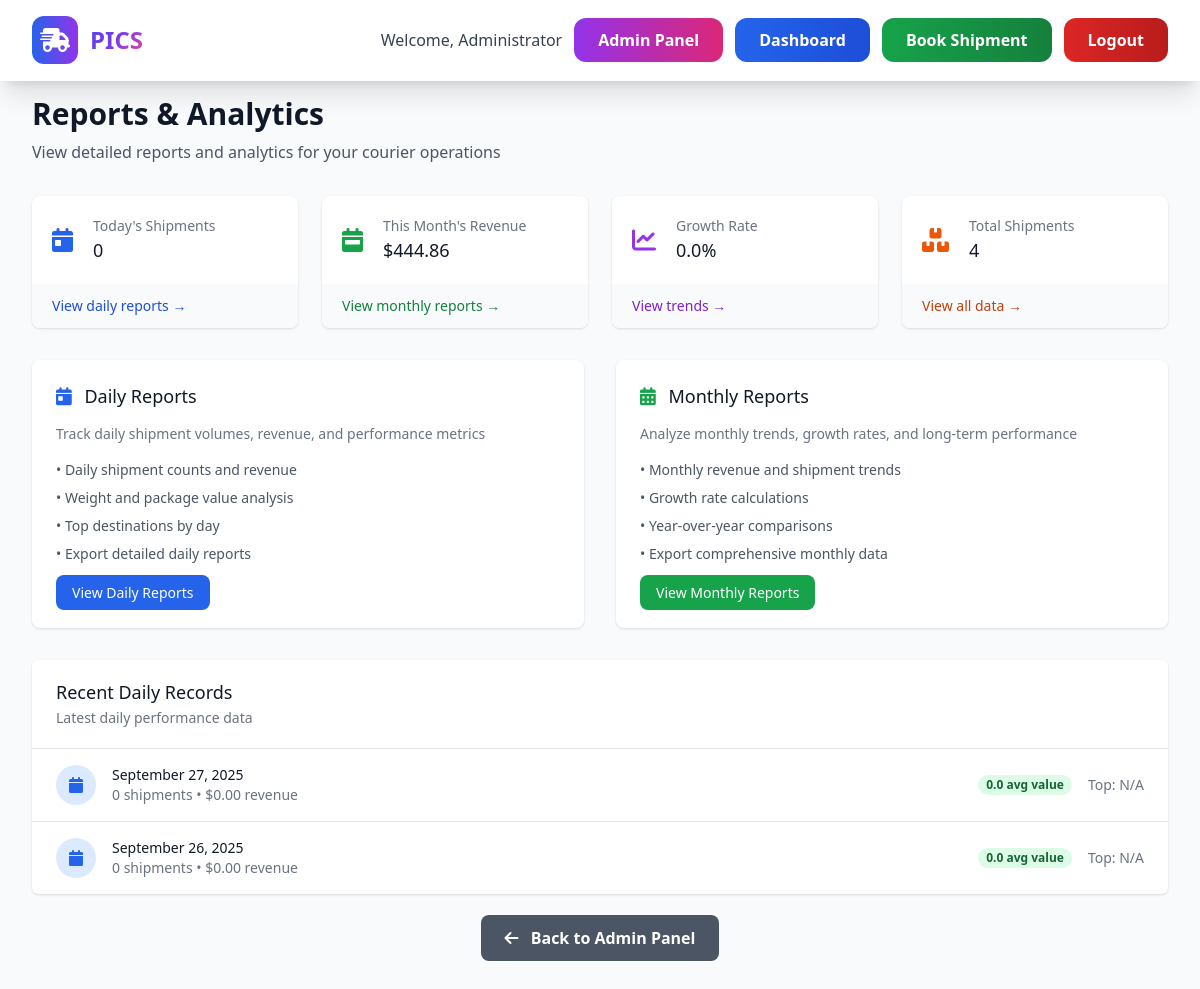
Screenshot of /admin/reports (signed in) with the database file from the repository.
### main.py (models this page shows, shortened)
class Client(UserMixin, db.Model):
    id = db.Column(db.Integer, primary_key=True)
    name = db.Column(db.String(100), nullable=False)
    email = db.Column(db.String(100), unique=True, nullable=False)
    password_hash = db.Column(db.String(128), nullable=False)
    phone = db.Column(db.String(20), nullable=False)
    cnic = db.Column(db.String(20), unique=True, nullable=False)
    address = db.Column(db.Text, nullable=False)
    postal_code = db.Column(db.String(20), nullable=False)
    is_admin = db.Column(db.Boolean, default=False)
    created_at = db.Column(db.DateTime, default=datetime.utcnow)

class DailyRecord(db.Model):
    id = db.Column(db.Integer, primary_key=True)
    date = db.Column(db.Date, nullable=False, unique=True)
    total_shipments = db.Column(db.Integer, default=0)
    total_revenue = db.Column(db.Float, default=0)
    total_weight = db.Column(db.Float, default=0)
    avg_package_value = db.Column(db.Float, default=0)
    top_destination = db.Column(db.String(100))
    created_at = db.Column(db.DateTime, default=datetime.utcnow)

### main.py (the view)
@app.route('/admin/reports')
@login_required
def reports():
    if not current_user.is_admin:
        flash('Access denied. Admin privileges required.', 'error')
        return redirect(url_for('dashboard'))
    today = datetime.now().date()
    current_month = datetime.now().month
    current_year = datetime.now().year
    todays_shipments = Shipment.query.filter(
        db.func.date(Shipment.created_at) == today
    ).count()
    monthly_revenue = db.session.query(db.func.sum(Shipment.final_price)).filter(
        db.func.extract('month', Shipment.created_at) == current_month,
        db.func.extract('year', Shipment.created_at) == current_year
    ).scalar() or 0
    total_shipments = Shipment.query.count()
    prev_month = current_month - 1 if current_month > 1 else 12
    prev_year = current_year if current_month > 1 else current_year - 1
    current_month_revenue = db.session.query(db.func.sum(Shipment.final_price)).filter(
        db.func.extract('month', Shipment.created_at) == current_month,
        db.func.extract('year', Shipment.created_at) == current_year
    ).scalar() or 0
    prev_month_revenue = db.session.query(db.func.sum(Shipment.final_price)).filter(
        db.func.extract('month', Shipment.created_at) == prev_month,
        db.func.extract('year', Shipment.created_at) == prev_year
    ).scalar() or 0
    growth_rate = ((current_month_revenue - prev_month_revenue) / prev_month_revenue * 100) if prev_month_revenue > 0 else 0
    recent_records = DailyRecord.query.order_by(DailyRecord.date.desc()).limit(5).all()
    return render_template('reports.html',
                         todays_shipments=todays_shipments,
                         monthly_revenue=monthly_revenue,
                         total_shipments=total_shipments,
                         growth_rate=growth_rate,
                         recent_records=recent_records)

### templates/reports.html (shortened to what this page needs)
{% extends 'base.html' %}
{% block content %}
<div class="min-h-screen py-8">
    <div class="max-w-7xl mx-auto px-4 sm:px-6 lg:px-8">
        <div class="mb-8">
            <h1 class="text-3xl font-bold text-gray-900">Reports & Analytics</h1>
            <p class="mt-2 text-gray-600">View detailed reports and analytics for your courier operations</p>
        </div>
        <div class="grid grid-cols-1 md:grid-cols-4 gap-6 mb-8">
            <div class="bg-white overflow-hidden shadow rounded-lg">
                <div class="p-5">
                    <div class="flex items-center">
                        <div class="flex-shrink-0">
                            <i class="fas fa-calendar-day text-2xl text-blue-600"></i>
                        </div>
                        <div class="ml-5 w-0 flex-1">
                            <dl>
                                <dt class="text-sm font-medium text-gray-500 truncate">
                                    Today's Shipments
                                </dt>
                                <dd class="text-lg font-medium text-gray-900">
                                    {{ todays_shipments or 0 }}
                                </dd>
                            </dl>
                        </div>
                    </div>
                </div>
                <div class="bg-gray-50 px-5 py-3">
                    <div class="text-sm">
                        <a href="{{ url_for('daily_reports') }}" class="font-medium text-blue-700 hover:text-blue-900">
                            View daily reports →
                        </a>
                    </div>
                </div>
            </div>
            <div class="bg-white overflow-hidden shadow rounded-lg">
                <div class="p-5">
                    <div class="flex items-center">
                        <div class="flex-shrink-0">
                            <i class="fas fa-calendar-week text-2xl text-green-600"></i>
                        </div>
                        <div class="ml-5 w-0 flex-1">
                            <dl>
                                <dt class="text-sm font-medium text-gray-500 truncate">
                                    This Month's Revenue
                                </dt>
                                <dd class="text-lg font-medium text-gray-900">
                                    ${{ "%.2f"|format(monthly_revenue or 0) }}
                                </dd>
                            </dl>
                        </div>
                    </div>
                </div>
                <div class="bg-gray-50 px-5 py-3">
                    <div class="text-sm">
                        <a href="{{ url_for('monthly_reports') }}" class="font-medium text-green-700 hover:text-green-900">
                            View monthly reports →
                        </a>
                    </div>
                </div>
            </div>
            <div class="bg-white overflow-hidden shadow rounded-lg">
                <div class="p-5">
                    <div class="flex items-center">
                        <div class="flex-shrink-0">
                            <i class="fas fa-chart-line text-2xl text-purple-600"></i>
                        </div>
                        <div class="ml-5 w-0 flex-1">
                            <dl>
                                <dt class="text-sm font-medium text-gray-500 truncate">
                                    Growth Rate
                                </dt>
                                <dd class="text-lg font-medium text-gray-900">
                                    {{ "%.1f"|format(growth_rate or 0) }}%
                                </dd>
                            </dl>
                        </div>
                    </div>
                </div>
                <div class="bg-gray-50 px-5 py-3">
                    <div class="text-sm">
                        <a href="{{ url_for('monthly_reports') }}" class="font-medium text-purple-700 hover:text-purple-900">
                            View trends →
                        </a>
                    </div>
                </div>
            </div>
            <div class="bg-white overflow-hidden shadow rounded-lg">
                <div class="p-5">
                    <div class="flex items-center">
                        <div class="flex-shrink-0">
                            <i class="fas fa-boxes text-2xl text-orange-600"></i>
                        </div>
                        <div class="ml-5 w-0 flex-1">
                            <dl>
                                <dt class="text-sm font-medium text-gray-500 truncate">
                                    Total Shipments
                                </dt>
                                <dd class="text-lg font-medium text-gray-900">
                                    {{ total_shipments or 0 }}
                                </dd>
                            </dl>
                        </div>
                    </div>
                </div>
                <div class="bg-gray-50 px-5 py-3">
                    <div class="text-sm">
                        <a href="{{ url_for('daily_reports') }}" class="font-medium text-orange-700 hover:text-orange-900">
                            View all data →
                        </a>
                    </div>
                </div>
            </div>
        </div>
        <div class="grid grid-cols-1 md:grid-cols-2 gap-8">
            <div class="bg-white shadow rounded-lg">
                <div class="px-4 py-5 sm:p-6">
                    <h3 class="text-lg leading-6 font-medium text-gray-900 mb-4">
                        <i class="fas fa-calendar-day text-blue-600 mr-2"></i>
                        Daily Reports
                    </h3>
                    <p class="text-sm text-gray-500 mb-4">
                        Track daily shipment volumes, revenue, and performance metrics
                    </p>
                    <ul class="text-sm text-gray-600 space-y-2 mb-4">
                        <li>• Daily shipment counts and revenue</li>
                        <li>• Weight and package value analysis</li>
                        <li>• Top destinations by day</li>
                        <li>• Export detailed daily reports</li>
                    </ul>
                    <a href="{{ url_for('daily_reports') }}" class="bg-blue-600 text-white px-4 py-2 rounded-lg hover:bg-blue-700 text-sm font-medium">
                        View Daily Reports
                    </a>
                </div>
            </div>
            <div class="bg-white shadow rounded-lg">
                <div class="px-4 py-5 sm:p-6">
                    <h3 class="text-lg leading-6 font-medium text-gray-900 mb-4">
                        <i class="fas fa-calendar-alt text-green-600 mr-2"></i>
                        Monthly Reports
                    </h3>
                    <p class="text-sm text-gray-500 mb-4">
                        Analyze monthly trends, growth rates, and long-term performance
                    </p>
                    <ul class="text-sm text-gray-600 space-y-2 mb-4">
                        <li>• Monthly revenue and shipment trends</li>
                        <li>• Growth rate calculations</li>
                        <li>• Year-over-year comparisons</li>
                        <li>• Export comprehensive monthly data</li>
                    </ul>
                    <a href="{{ url_for('monthly_reports') }}" class="bg-green-600 text-white px-4 py-2 rounded-lg hover:bg-green-700 text-sm font-medium">
                        View Monthly Reports
                    </a>
                </div>
            </div>
        </div>
        <div class="mt-8 bg-white shadow overflow-hidden sm:rounded-md">
            <div class="px-4 py-5 sm:px-6 border-b border-gray-200">
                <h3 class="text-lg leading-6 font-medium text-gray-900">
                    Recent Daily Records
                </h3>
                <p class="mt-1 max-w-2xl text-sm text-gray-500">
                    Latest daily performance data
                </p>
            </div>
            {% if recent_records %}
                <ul class="divide-y divide-gray-200">
                    {% for record in recent_records %}
                        <li>
                            <div class="px-4 py-4 sm:px-6">
                                <div class="flex items-center justify-between">
                                    <div class="flex items-center">
                                        <div class="flex-shrink-0 h-10 w-10">
                                            <div class="h-10 w-10 rounded-full bg-blue-100 flex items-center justify-center">
                                                <i class="fas fa-calendar text-blue-600"></i>
                                            </div>
                                        </div>
                                        <div class="ml-4">
                                            <div class="text-sm font-medium text-gray-900">
                                                {{ record.date.strftime('%B %d, %Y') }}
                                            </div>
                                            <div class="text-sm text-gray-500">
                                                {{ record.total_shipments }} shipments • ${{ "%.2f"|format(record.total_revenue) }} revenue
                                            </div>
                                        </div>
                                    </div>
                                    <div class="flex items-center">
                                        <span class="px-2 inline-flex text-xs leading-5 font-semibold rounded-full bg-green-100 text-green-800">
                                            {{ "%.1f"|format(record.avg_package_value) }} avg value
                                        </span>
                                        <div class="ml-4 text-sm text-gray-500">
                                            Top: {{ record.top_destination or 'N/A' }}
                                        </div>
                                    </div>
                                </div>
                            </div>
                        </li>
                    {% endfor %}
                </ul>
            {% else %}
                <div class="text-center py-12">
                    <i class="fas fa-chart-bar text-4xl text-gray-400 mb-4"></i>
                    <h3 class="text-lg font-medium text-gray-900 mb-2">No records yet</h3>
                    <p class="text-gray-500">Start booking shipments to generate daily reports</p>
                </div>
            {% endif %}
        </div>
        <div class="mt-8 text-center">
            <a href="{{ url_for('admin') }}" class="bg-gray-600 text-white px-6 py-3 rounded-lg font-semibold hover:bg-gray-700">
                <i class="fas fa-arrow-left mr-2"></i>
                Back to Admin Panel
            </a>
        </div>
    </div>
</div>
{% endblock %}

### templates/base.html (shortened to what this page needs)
<!DOCTYPE html>
<html lang="en">
<head>
    <script src="https://cdn.tailwindcss.com"></script>
    <link href="https://cdnjs.cloudflare.com/ajax/libs/font-awesome/6.0.0/css/all.min.css" rel="stylesheet">
</head>
<body class="font-sans bg-gray-50">
    <nav class="fixed w-full nav-gradient shadow-xl z-50 border-b border-white/20">
        <div class="max-w-7xl mx-auto px-4 sm:px-6 lg:px-8">
            <div class="flex justify-between h-20">
                <div class="flex items-center">
                    <div class="bg-gradient-to-r from-blue-600 to-purple-600 p-2 rounded-xl mr-3">
                        <i class="fas fa-shipping-fast text-2xl text-white"></i>
                    </div>
                    <span class="text-2xl font-bold text-gradient">PICS</span>
                </div>
                <div class="flex items-center space-x-3">
                    {% if current_user.is_authenticated %}
                        <div class="hidden md:flex items-center space-x-3">
                            <span class="text-gray-700 font-medium">Welcome, {{ current_user.name }}</span>
                            {% if current_user.is_admin %}
                                <a href="{{ url_for('admin') }}" class="modern-button bg-gradient-to-r from-purple-600 to-pink-600 text-white px-6 py-2.5 hover:from-purple-700 hover:to-pink-700">
                                    Admin Panel
                                </a>
                            {% endif %}
                            <a href="{{ url_for('dashboard') }}" class="modern-button bg-gradient-to-r from-blue-600 to-blue-700 text-white px-6 py-2.5 hover:from-blue-700 hover:to-blue-800">
                                Dashboard
                            </a>
                            <a href="{{ url_for('book_shipment') }}" class="modern-button bg-gradient-to-r from-green-600 to-green-700 text-white px-6 py-2.5 hover:from-green-700 hover:to-green-800">
                                Book Shipment
                            </a>
                            <a href="{{ url_for('logout') }}" class="modern-button bg-gradient-to-r from-red-600 to-red-700 text-white px-6 py-2.5 hover:from-red-700 hover:to-red-800">
                                Logout
                            </a>
                        </div>
                    {% endif %}
                </div>
            </div>
        </div>
    </nav>
    <main class="pt-16">
        {% block content %}{% endblock %}
    </main>
</body>
</html>

### rows the page displays
Client: name "Administrator"
DailyRecord: date "September 27, 2025", total_shipments "0", total_revenue "0.00", avg_package_value "0.0", top_destination "N/A"
DailyRecord: date "September 26, 2025", total_shipments "0", total_revenue "0.00", avg_package_value "0.0", top_destination "N/A"

### other values shown
{{ todays_shipments or 0 }} "0"
{{ "%.2f"|format(monthly_revenue or 0) }} "444.86"
{{ "%.1f"|format(growth_rate or 0) }} "0.0"
{{ total_shipments or 0 }} "4"
